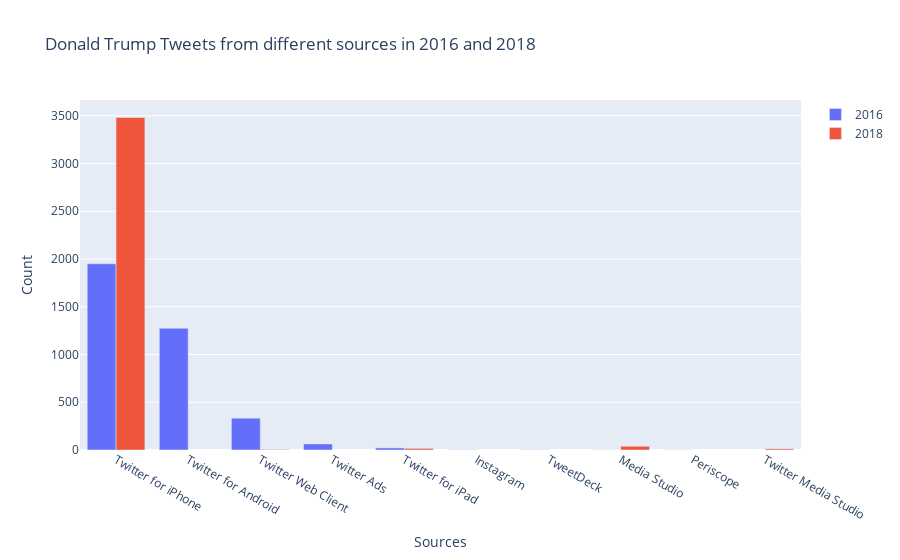

The notebook cell this image was saved under:
### Markdown cell above
### Tweets from different Sources in the year 2016 and 2018

### Code cell
tweets_2016 = data_2016.source.value_counts()
tweets_2018 = data_2018.source.value_counts()
layout = {
    "title" : "Donald Trump Tweets from different sources in 2016 and 2018",
    "xaxis_title" : "Sources",
    "yaxis_title" : "Count"
}
iplot(go.Figure([go.Bar(x=tweets_2016.index,y=tweets_2016.values,name="2016"),go.Bar(x=tweets_2018.index,y=tweets_2018.values,name="2018")],layout=layout))

### Figure 1 — Plotly figure (JSON) as saved in the notebook; plotly's stock layout.template omitted (floating-point values rounded to 4 significant figures)
{"data": [{"name": "2016", "type": "bar", "x": ["Twitter for iPhone", "Twitter for Android", "Twitter Web Client", "Twitter Ads", "Twitter for iPad", "Instagram", "TweetDeck", "Media Studio", "Periscope"], "y": [1950, 1275, 333, 63, 22, 2, 2, 1, 1]}, {"name": "2018", "type": "bar", "x": ["Twitter for iPhone", "Media Studio", "Twitter for iPad", "Twitter Media Studio", "Twitter Web Client"], "y": [3482, 39, 17, 12, 6]}], "layout": {"title": {"text": "Donald Trump Tweets from different sources in 2016 and 2018"}, "xaxis": {"title": {"text": "Sources"}}, "yaxis": {"title": {"text": "Count"}}}}
